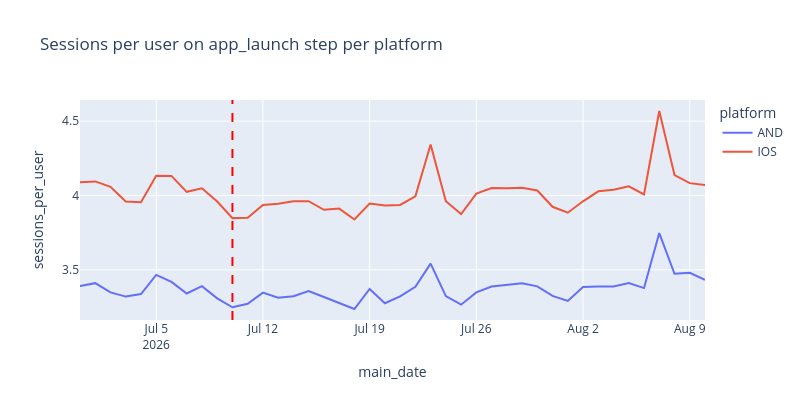
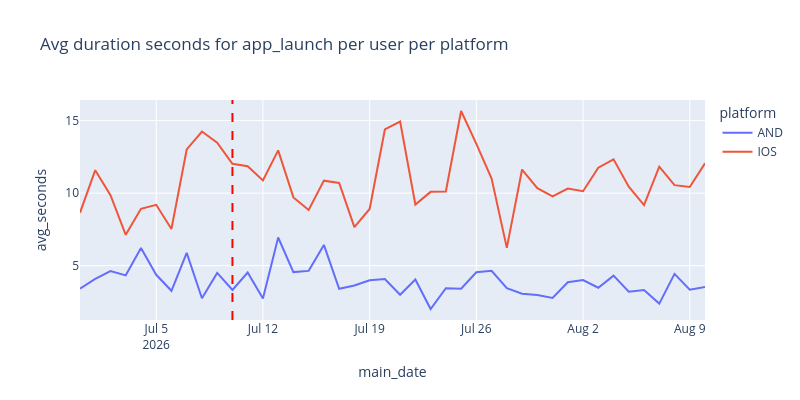

The notebook cell these images were saved under, in order:
### Code cell
data_bootstrap_applaunch_strt = data_bootstrap_agg_strt[data_bootstrap_agg_strt['tutorial_step_id'] == 'display_loading_screen']

fig = px.line(data_bootstrap_applaunch_strt, 
              x='main_date', 
              y='sessions_per_user',
              color='platform',
              title='Sessions per user on app_launch step per platform',
              width=800,
              height=400,
              hover_data={'main_date': True, 'unique_users':True},
)

# draw a vertical line at the date 2026-07-10 to indicate the start of the cohort window
fig.add_vline(x='2026-07-10', line_dash="dash", line_color="red")
# do not attach the y-axis to zero
fig.update_yaxes(rangemode="normal")

fig.show()

fig = px.line(data_bootstrap_applaunch_strt, 
              x='main_date', 
              y='avg_seconds',
              color='platform',
              title='Avg duration seconds for app_launch per user per platform',
              width=800,
              height=400,
              hover_data={'main_date': True, 'unique_users':True},
)

# draw a vertical line at the date 2026-07-10 to indicate the start of the cohort window
fig.add_vline(x='2026-07-10', line_dash="dash", line_color="red")
# do not attach the y-axis to zero
fig.update_yaxes(rangemode="normal")

fig.show()

### Figure 1 — Plotly figure (JSON) as saved in the notebook; plotly's stock layout.template omitted (floating-point values rounded to 4 significant figures)
{"data": [{"customdata": [[30836], [30545], [30479], [29990], [29318], [30262], [30164], [30433], [30222], [30165], [29707], [29319], [29956], [29858], [29929], [29419], [29097], [28820], [28449], [28838], [28825], [28715], [28575], [28436], [27903], [27363], [28150], [27779], [27571], [27431], [27118], [26868], [26173], [26663], [26397], [26351], [26285], [26190], [25848], [25311], [25841], [25870]], "hovertemplate": "platform=AND<br>main_date=%{x}<br>sessions_per_user=%{y}<br>unique_users=%{customdata[0]}<extra></extra>", "legendgroup": "AND", "line": {"color": "#636efa", "dash": "solid"}, "marker": {"symbol": "circle"}, "mode": "lines", "name": "AND", "orientation": "v", "showlegend": true, "type": "scatter", "x": ["2026-06-30", "2026-07-01", "2026-07-02", "2026-07-03", "2026-07-04", "2026-07-05", "2026-07-06", "2026-07-07", "2026-07-08", "2026-07-09", "2026-07-10", "2026-07-11", "2026-07-12", "2026-07-13", "2026-07-14", "2026-07-15", "2026-07-16", "2026-07-17", "2026-07-18", "2026-07-19", "2026-07-20", "2026-07-21", "2026-07-22", "2026-07-23", "2026-07-24", "2026-07-25", "2026-07-26", "2026-07-27", "2026-07-28", "2026-07-29", "2026-07-30", "2026-07-31", "2026-08-01", "2026-08-02", "2026-08-03", "2026-08-04", "2026-08-05", "2026-08-06", "2026-08-07", "2026-08-08", "2026-08-09", "2026-08-10"], "xaxis": "x", "y": [3.39, 3.41, 3.348, 3.32, 3.337, 3.466, 3.418, 3.341, 3.39, 3.308, 3.248, 3.271, 3.347, 3.312, 3.323, 3.357, 3.317, 3.277, 3.236, 3.371, 3.275, 3.321, 3.385, 3.541, 3.323, 3.265, 3.348, 3.388, 3.397, 3.409, 3.389, 3.324, 3.29, 3.385, 3.387, 3.387, 3.411, 3.377, 3.747, 3.473, 3.48, 3.433], "yaxis": "y"}, {"customdata": [[46011], [45585], [45168], [44580], [43567], [44810], [45324], [45313], [45275], [45201], [44443], [43629], [44913], [45063], [45070], [44605], [44234], [43376], [42861], [43838], [43737], [43806], [43613], [43156], [42244], [41266], [42255], [42327], [41795], [41596], [40980], [40434], [39098], [40034], [39980], [39782], [39505], [39243], [38544], [37885], [38613], [38567]], "hovertemplate": "platform=IOS<br>main_date=%{x}<br>sessions_per_user=%{y}<br>unique_users=%{customdata[0]}<extra></extra>", "legendgroup": "IOS", "line": {"color": "#EF553B", "dash": "solid"}, "marker": {"symbol": "circle"}, "mode": "lines", "name": "IOS", "orientation": "v", "showlegend": true, "type": "scatter", "x": ["2026-06-30", "2026-07-01", "2026-07-02", "2026-07-03", "2026-07-04", "2026-07-05", "2026-07-06", "2026-07-07", "2026-07-08", "2026-07-09", "2026-07-10", "2026-07-11", "2026-07-12", "2026-07-13", "2026-07-14", "2026-07-15", "2026-07-16", "2026-07-17", "2026-07-18", "2026-07-19", "2026-07-20", "2026-07-21", "2026-07-22", "2026-07-23", "2026-07-24", "2026-07-25", "2026-07-26", "2026-07-27", "2026-07-28", "2026-07-29", "2026-07-30", "2026-07-31", "2026-08-01", "2026-08-02", "2026-08-03", "2026-08-04", "2026-08-05", "2026-08-06", "2026-08-07", "2026-08-08", "2026-08-09", "2026-08-10"], "xaxis": "x", "y": [4.088, 4.094, 4.058, 3.959, 3.955, 4.132, 4.131, 4.024, 4.048, 3.96, 3.847, 3.85, 3.936, 3.944, 3.96, 3.961, 3.904, 3.912, 3.838, 3.946, 3.933, 3.936, 3.994, 4.343, 3.961, 3.875, 4.012, 4.049, 4.048, 4.052, 4.034, 3.924, 3.884, 3.961, 4.028, 4.039, 4.062, 4.007, 4.568, 4.137, 4.083, 4.071], "yaxis": "y"}], "layout": {"height": 400, "legend": {"title": {"text": "platform"}, "tracegroupgap": 0}, "shapes": [{"line": {"color": "red", "dash": "dash"}, "type": "line", "x0": "2026-07-10", "x1": "2026-07-10", "xref": "x", "y0": 0, "y1": 1, "yref": "y domain"}], "title": {"text": "Sessions per user on app_launch step per platform"}, "width": 800, "xaxis": {"anchor": "y", "domain": [0, 1], "title": {"text": "main_date"}}, "yaxis": {"anchor": "x", "domain": [0, 1], "rangemode": "normal", "title": {"text": "sessions_per_user"}}}}

### Figure 2 — Plotly figure (JSON) as saved in the notebook; plotly's stock layout.template omitted (floating-point values rounded to 4 significant figures)
{"data": [{"customdata": [[30836], [30545], [30479], [29990], [29318], [30262], [30164], [30433], [30222], [30165], [29707], [29319], [29956], [29858], [29929], [29419], [29097], [28820], [28449], [28838], [28825], [28715], [28575], [28436], [27903], [27363], [28150], [27779], [27571], [27431], [27118], [26868], [26173], [26663], [26397], [26351], [26285], [26190], [25848], [25311], [25841], [25870]], "hovertemplate": "platform=AND<br>main_date=%{x}<br>avg_seconds=%{y}<br>unique_users=%{customdata[0]}<extra></extra>", "legendgroup": "AND", "line": {"color": "#636efa", "dash": "solid"}, "marker": {"symbol": "circle"}, "mode": "lines", "name": "AND", "orientation": "v", "showlegend": true, "type": "scatter", "x": ["2026-06-30", "2026-07-01", "2026-07-02", "2026-07-03", "2026-07-04", "2026-07-05", "2026-07-06", "2026-07-07", "2026-07-08", "2026-07-09", "2026-07-10", "2026-07-11", "2026-07-12", "2026-07-13", "2026-07-14", "2026-07-15", "2026-07-16", "2026-07-17", "2026-07-18", "2026-07-19", "2026-07-20", "2026-07-21", "2026-07-22", "2026-07-23", "2026-07-24", "2026-07-25", "2026-07-26", "2026-07-27", "2026-07-28", "2026-07-29", "2026-07-30", "2026-07-31", "2026-08-01", "2026-08-02", "2026-08-03", "2026-08-04", "2026-08-05", "2026-08-06", "2026-08-07", "2026-08-08", "2026-08-09", "2026-08-10"], "xaxis": "x", "y": [3.419, 4.084, 4.631, 4.33, 6.219, 4.369, 3.265, 5.881, 2.749, 4.496, 3.328, 4.529, 2.729, 6.941, 4.555, 4.639, 6.427, 3.408, 3.63, 3.995, 4.083, 2.992, 4.043, 2.011, 3.441, 3.414, 4.544, 4.648, 3.44, 3.065, 2.973, 2.77, 3.857, 4.005, 3.478, 4.312, 3.205, 3.322, 2.382, 4.431, 3.347, 3.527], "yaxis": "y"}, {"customdata": [[46011], [45585], [45168], [44580], [43567], [44810], [45324], [45313], [45275], [45201], [44443], [43629], [44913], [45063], [45070], [44605], [44234], [43376], [42861], [43838], [43737], [43806], [43613], [43156], [42244], [41266], [42255], [42327], [41795], [41596], [40980], [40434], [39098], [40034], [39980], [39782], [39505], [39243], [38544], [37885], [38613], [38567]], "hovertemplate": "platform=IOS<br>main_date=%{x}<br>avg_seconds=%{y}<br>unique_users=%{customdata[0]}<extra></extra>", "legendgroup": "IOS", "line": {"color": "#EF553B", "dash": "solid"}, "marker": {"symbol": "circle"}, "mode": "lines", "name": "IOS", "orientation": "v", "showlegend": true, "type": "scatter", "x": ["2026-06-30", "2026-07-01", "2026-07-02", "2026-07-03", "2026-07-04", "2026-07-05", "2026-07-06", "2026-07-07", "2026-07-08", "2026-07-09", "2026-07-10", "2026-07-11", "2026-07-12", "2026-07-13", "2026-07-14", "2026-07-15", "2026-07-16", "2026-07-17", "2026-07-18", "2026-07-19", "2026-07-20", "2026-07-21", "2026-07-22", "2026-07-23", "2026-07-24", "2026-07-25", "2026-07-26", "2026-07-27", "2026-07-28", "2026-07-29", "2026-07-30", "2026-07-31", "2026-08-01", "2026-08-02", "2026-08-03", "2026-08-04", "2026-08-05", "2026-08-06", "2026-08-07", "2026-08-08", "2026-08-09", "2026-08-10"], "xaxis": "x", "y": [8.641, 11.58, 9.852, 7.125, 8.916, 9.194, 7.532, 13.01, 14.25, 13.48, 12.02, 11.85, 10.87, 12.94, 9.704, 8.842, 10.86, 10.7, 7.655, 8.904, 14.39, 14.94, 9.213, 10.09, 10.11, 15.66, 13.4, 11.0, 6.224, 11.63, 10.34, 9.77, 10.32, 10.13, 11.75, 12.33, 10.44, 9.171, 11.82, 10.55, 10.42, 12.06], "yaxis": "y"}], "layout": {"height": 400, "legend": {"title": {"text": "platform"}, "tracegroupgap": 0}, "shapes": [{"line": {"color": "red", "dash": "dash"}, "type": "line", "x0": "2026-07-10", "x1": "2026-07-10", "xref": "x", "y0": 0, "y1": 1, "yref": "y domain"}], "title": {"text": "Avg duration seconds for app_launch per user per platform"}, "width": 800, "xaxis": {"anchor": "y", "domain": [0, 1], "title": {"text": "main_date"}}, "yaxis": {"anchor": "x", "domain": [0, 1], "rangemode": "normal", "title": {"text": "avg_seconds"}}}}
